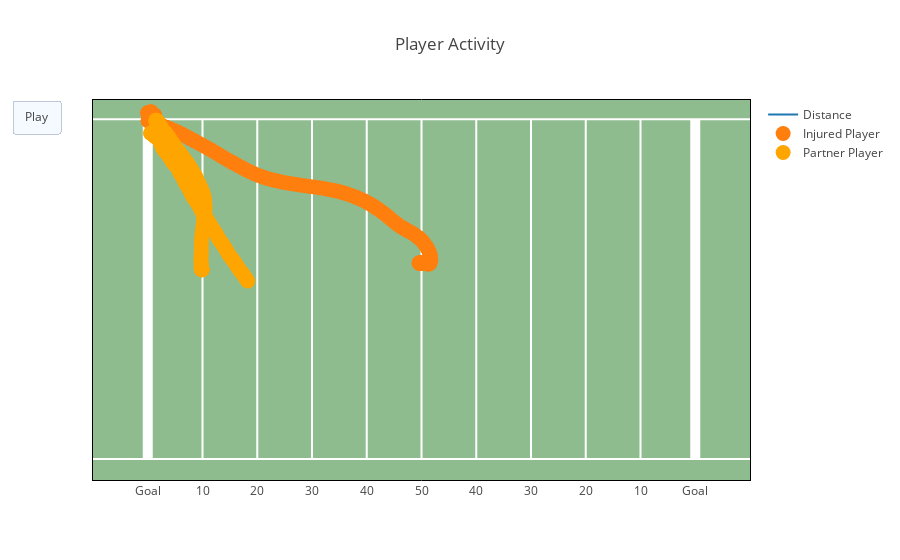

Notebook source saved alongside this figure:
### Markdown cell above
#### Injury Play Animation and Distance Calculation
- For an added visualization, below is animation of an example play
- It tracks the paths of an injured punt returner and the cover man involved in the tackle
- The animation also shows the distance between the two players during the play

### Code cell
from IPython.display import display, HTML

#Selecting an exmple injury play for returner and coverman
ex_play = NGS_df.loc[(NGS_df.Season_Year==2016) & (NGS_df.GameKey== 234) \
                     & (NGS_df.PlayID== 3278) & (NGS_df.GSISID== 28620)
                    ].sort_values('Time')

ret_play = NGS_df.loc[(NGS_df.Season_Year==2016) & (NGS_df.GameKey== 234) \
                     & (NGS_df.PlayID== 3278) & (NGS_df.GSISID== 27860)].sort_values('Time')

#Removing time prior to the ball being snapped
ball_snap_time = ex_play.loc[ex_play.Event == 'ball_snap'].Time.min()
ex_play = ex_play.loc[ex_play.Time >= ball_snap_time].reset_index(drop=True)
ret_play = ret_play.loc[ret_play.Time >= ball_snap_time].reset_index(drop=True)

#Filling NA's in the event column with the prior event
ex_play['Event'] = ex_play['Event'].fillna(method='ffill')

#Data for Animation
x = np.array(ex_play.x)
y = np.array(ex_play.y)
xx = np.array(ex_play.x)
yy = np.array(ex_play.y)

x1 = np.array(ret_play.x)
y1 = np.array(ret_play.y)
xx1 = np.array(ret_play.x)
yy1 = np.array(ret_play.y)

N = len(x)

data=[dict(x=x, y=y, 
            name='Distance',
            mode='lines',
            textposition='bottom center',
            line=dict(width=2, color=None)
          ),
      dict(x=x, y=y, 
            name='Injured Player',
            mode='markers',
            marker=dict(color=None, size=15)
          ),
      dict(x=x1, y=y1, 
           name = 'Partner Player',
           mode='markers',
           marker=dict(color='orange', size=15)
         )
    ]

layout = load_field()
layout['hovermode'] = 'closest'
layout['updatemenus'] = [{'type': 'buttons',
                           'buttons': [{'label': 'Play',
                                        'method': 'animate',
                                        'args': [None]}]}]

frames=[dict(data=[dict(x=[x1[k]], 
                        y=[y1[k]], 
                        mode='markers', 
                        marker=dict(color='#013369', size=15),
                        name='Partner Player'
                        ),
                   dict(x=[x[k]], 
                        y=[y[k]], 
                        mode='markers', 
                        marker=dict(color='orange', size=15),
                        name='Injured Player'
                        ), 
                   dict(x=[xx[k], xx1[k], None, xx[k], xx1[k]], 
                        y=[yy[k], yy1[k], None, yy[k], yy1[k]], 
                        mode='lines', 
                        text='Distance: {}'.format(round(np.sqrt((xx1[k] - xx[k])**2 + (yy1[k] - yy[k])**2),0)),
                        textposition='bottom center',
                        line=dict(color='#2c3539', width=2),
                        name='Distance'
                       )
                  ], layout=dict(title=ex_play.Event[k],
                                 annotations=[
                                     dict(x=100,
                                          y=5,
                                          showarrow=False,
                                          font=dict(
                                              family='Courier New, monospace',
                                              size=14,
                                              color='#ffffff'),
                                          align='center',
                                          bordercolor='#c7c7c7',
                                          borderwidth=2,
                                          borderpad=4,
                                          bgcolor='#2c3539',
                                          opacity=0.8,
                                          text='{} Yds'.format(round(np.sqrt((xx1[k] - xx[k])**2 + (yy1[k] - yy[k])**2),0)),
                                          )
                                 ]
                                )
            ) for k in range(0, N, 5)]
          
figure1=dict(data=data, layout=layout, frames=frames)
iplot(figure1)

### Figure 1 — Plotly figure (JSON) as saved in the notebook; plotly's stock layout.template omitted (floating-point values rounded to 4 significant figures; data arrays with more than 128 entries replaced by an {"elided": "..."} marker saying what was removed)
{"data": [{"line": {"width": 2}, "mode": "lines", "name": "Distance", "textposition": "bottom center", "type": "scatter", "uid": "d6434b45-dea4-431b-bd83-20daa6bb6408", "x": {"elided": "207 float values"}, "y": {"elided": "207 float values"}}, {"marker": {"size": 15}, "mode": "markers", "name": "Injured Player", "type": "scatter", "uid": "154a1f5d-60d4-4b14-bc02-b58b5548f9c4", "x": {"elided": "207 float values"}, "y": {"elided": "207 float values"}}, {"marker": {"color": "orange", "size": 15}, "mode": "markers", "name": "Partner Player", "type": "scatter", "uid": "d2507ebc-950e-4127-a6eb-ad27a41d3047", "x": {"elided": "207 float values"}, "y": {"elided": "207 float values"}}], "layout": {"hovermode": "closest", "plot_bgcolor": "darkseagreen", "shapes": [{"layer": "below", "line": {"color": "white", "width": 2}, "type": "line", "x0": 0, "x1": 120, "y0": 0, "y1": 0}, {"layer": "below", "line": {"color": "white", "width": 2}, "type": "line", "x0": 0, "x1": 120, "y0": 53.3, "y1": 53.3}, {"layer": "below", "line": {"color": "white", "width": 10}, "type": "line", "x0": 10, "x1": 10, "y0": 0, "y1": 53.3}, {"layer": "below", "line": {"color": "white"}, "type": "line", "x0": 20, "x1": 20, "y0": 0, "y1": 53.3}, {"layer": "below", "line": {"color": "white"}, "type": "line", "x0": 30, "x1": 30, "y0": 0, "y1": 53.3}, {"layer": "below", "line": {"color": "white"}, "type": "line", "x0": 40, "x1": 40, "y0": 0, "y1": 53.3}, {"layer": "below", "line": {"color": "white"}, "type": "line", "x0": 50, "x1": 50, "y0": 0, "y1": 53.3}, {"layer": "below", "line": {"color": "white"}, "type": "line", "x0": 60, "x1": 60, "y0": 0, "y1": 53.3}, {"layer": "below", "line": {"color": "white"}, "type": "line", "x0": 70, "x1": 70, "y0": 0, "y1": 53.3}, {"layer": "below", "line": {"color": "white"}, "type": "line", "x0": 80, "x1": 80, "y0": 0, "y1": 53.3}, {"layer": "below", "line": {"color": "white"}, "type": "line", "x0": 90, "x1": 90, "y0": 0, "y1": 53.3}, {"layer": "below", "line": {"color": "white"}, "type": "line", "x0": 100, "x1": 100, "y0": 0, "y1": 53.3}, {"layer": "below", "line": {"color": "white", "width": 10}, "type": "line", "x0": 110, "x1": 110, "y0": 0, "y1": 53.3}], "showlegend": true, "title": "Player Activity", "updatemenus": [{"buttons": [{"args": [null], "label": "Play", "method": "animate"}], "type": "buttons"}], "xaxis": {"autorange": false, "linecolor": "black", "linewidth": 1, "mirror": true, "range": [0, 120], "showgrid": false, "showline": true, "showticklabels": true, "tickmode": "array", "ticks": "", "ticktext": ["Goal", 10, 20, 30, 40, 50, 40, 30, 20, 10, "Goal"], "tickvals": [10, 20, 30, 40, 50, 60, 70, 80, 90, 100, 110], "zeroline": false}, "yaxis": {"autorange": false, "linecolor": "black", "linewidth": 1, "mirror": true, "range": [-3.3, 56.3], "showgrid": false, "showline": true, "showticklabels": false, "ticks": "", "title": "", "zeroline": false}}}
